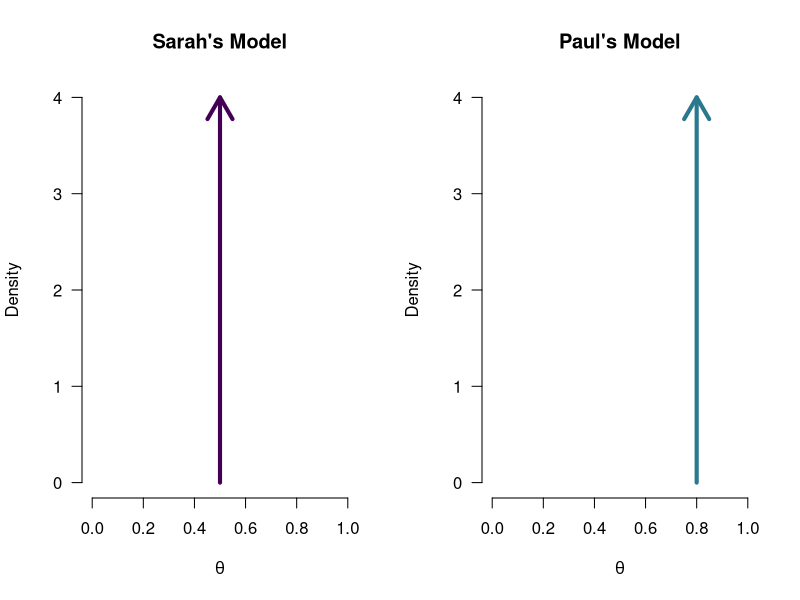
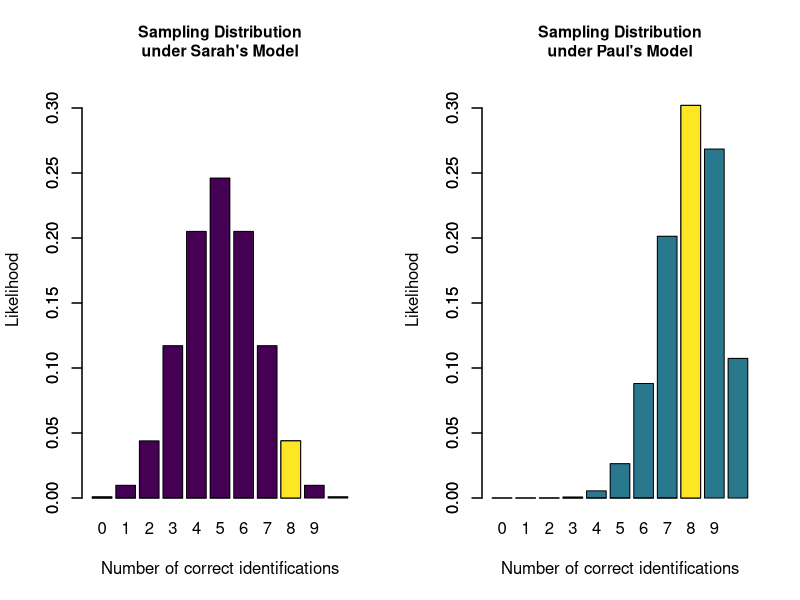
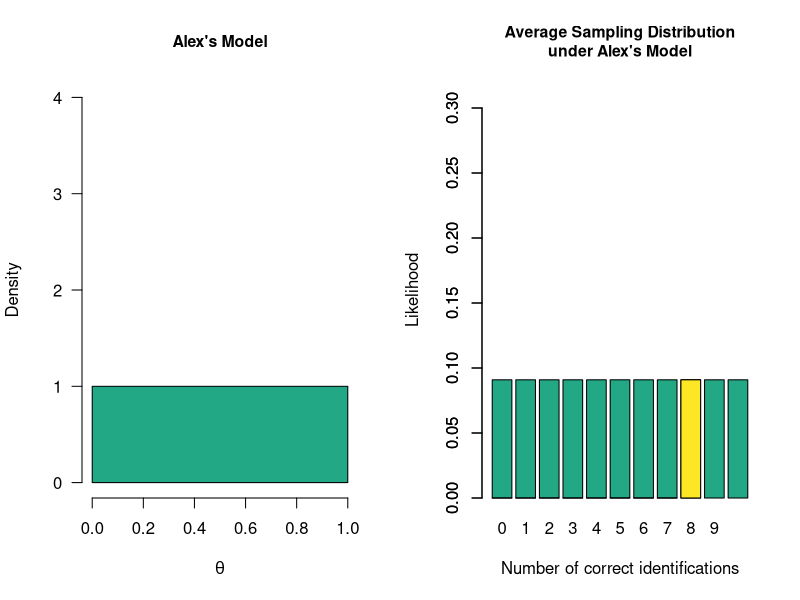
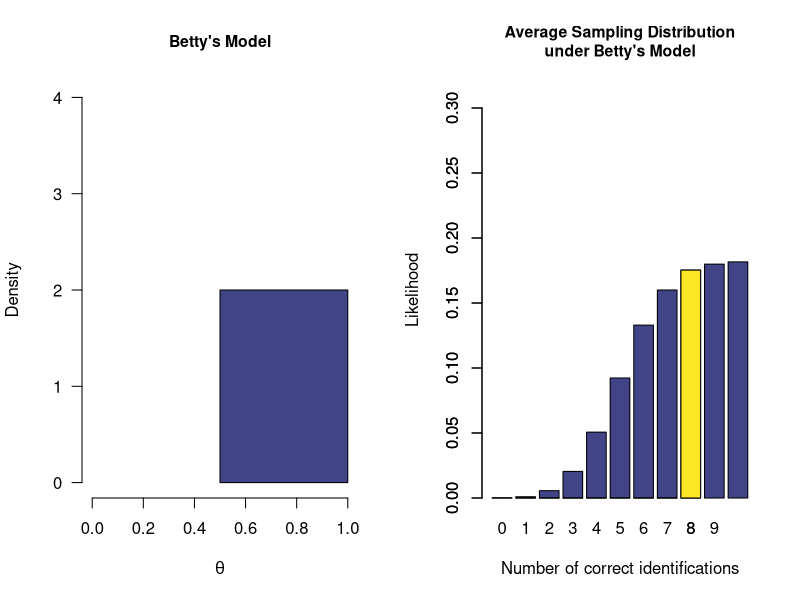
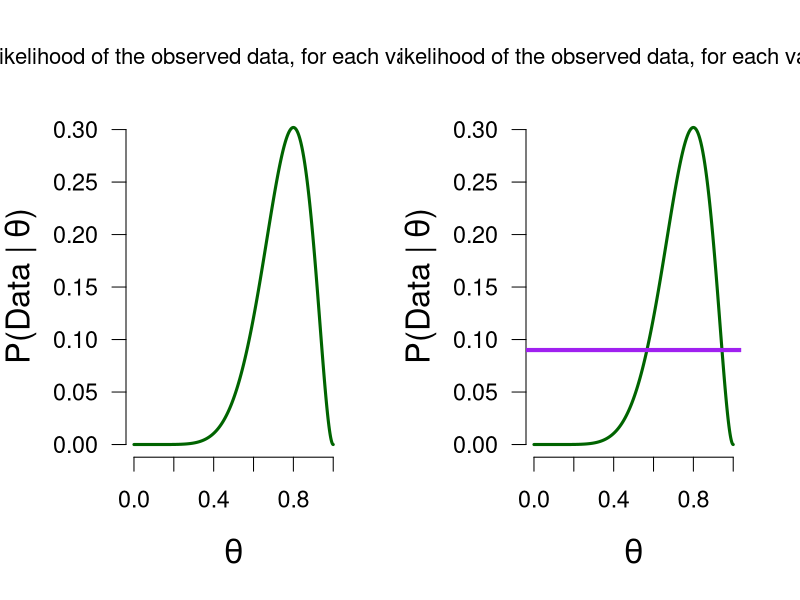
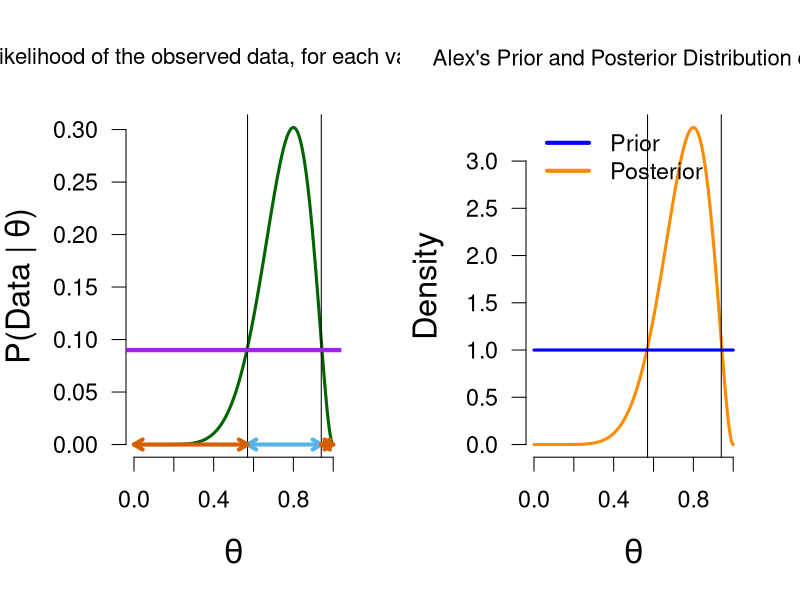

Reproduce these figures in R, in order.
## ---- chunk 1
tBetFun <- function(x, shape1 = 1, shape2 = 1, side = "pos") {
  ds <- dbeta(x, shape1, shape2)
  if (side == "pos") {
    ds[x<0.5] <- 0
    ds <- ds / integrate(function(x) dbeta(x, shape1, shape2), lower = 0.5, upper = 1)[[1]]
  } else if (side == "neg") {
    ds[x>0.5] <- 0
    ds <- ds / integrate(function(x) dbeta(x, shape1, shape2), lower = 0, upper = 0.5)[[1]]
  }
  return(ds)
}
par(mfrow = c(1, 2))
cols <- viridis::viridis(6)
plot(1, 1, type ="n", xlim = c(0,1), ylim = c(0,4), bty = "n", main = "Sarah's Model",
     las = 1, xlab = expression(theta), ylab = "Density")
arrows(x0 = 0.5, x1 = 0.5, y0 = 0, y1 = 4.0, lwd = 4, col = cols[1])

plot(1, 1, type ="n", xlim = c(0,1), ylim = c(0,4), bty = "n", main = "Paul's Model", 
     las = 1, xlab = expression(theta), ylab = "Density")
arrows(x0 = 0.8, x1 = 0.8, y0 = 0, y1 = 4.0, lwd = 4, col = cols[3])
## ---- chunk 2
par(mfrow = c(1, 2), cex.main = 0.95)
cols <- viridis::viridis(6)
barplot(dbinom(0:10, 10, 0.5), names.arg = 0:10, xlab = "Number of correct identifications", ylab = "Likelihood",
        main = "Sampling Distribution\nunder Sarah's Model", col = cols[1], ylim = c(0,0.32))
barplot(c(rep(0, 8), dbinom(8, 10, 0.5)), add = TRUE, col = cols[6])

barplot(dbinom(0:10, 10, 0.8), names.arg = 0:10, xlab = "Number of correct identifications", ylab = "Likelihood",
        main = "Sampling Distribution\nunder Paul's Model", col = cols[3], ylim = c(0,0.32))
barplot(c(rep(0, 8), dbinom(8, 10, 0.8)), add = TRUE, col = cols[6])
## ---- chunk 3
par(mfrow = c(1, 2), cex.main = 0.95)
cols <- viridis::viridis(6)
plot(1, 1, type ="n", xlim = c(0,1), ylim = c(0,4), bty = "n", main = "Alex's Model",
     las = 1, xlab = expression(theta), ylab = "Density")
# curve(tBetFun(x, 1, 1), add = TRUE, col = cols[4], lwd = 4)
mySeq <- seq(0, 1, length.out = 1e3)
polygon(x =  c(mySeq, rev(mySeq)), y = c(rep(0, 1e3), tBetFun(mySeq, 1, 1, side = "neutral")), col = cols[4]) 

barplot(rep(1/11, 11), names.arg = 0:10, xlab = "Number of correct identifications", ylab = "Likelihood",
        main = "Average Sampling Distribution\nunder Alex's Model", col = cols[4], ylim = c(0,0.32))
barplot(c(rep(0, 8), 1/11), add = TRUE, col = cols[6])
## ---- chunk 4
par(mfrow = c(1, 2), cex.main = 0.95)
cols <- viridis::viridis(6)
plot(1, 1, type ="n", xlim = c(0,1), ylim = c(0,4), bty = "n", main = "Betty's Model",
     las = 1, xlab = expression(theta), ylab = "Density")
# curve(tBetFun(x, 1, 1), add = TRUE, col = cols[4], lwd = 4)
mySeq <- seq(0.5, 1, length.out = 1e3)
polygon(x =  c(mySeq, rev(mySeq)), y = c(rep(0, 1e3), tBetFun(mySeq, 1, 1)), col = cols[2]) 
set.seed(123) # Monte Carlo: without a seed the bars shift on every render
sampsU <- c(0:5, rbinom(1e5, 10, runif(1e5, 0.5, 1)))
barplot(table(sampsU)/1e5, names.arg = 0:10, xlab = "Number of correct identifications", ylab = "Likelihood",
        main = "Average Sampling Distribution\nunder Betty's Model", col = cols[2], ylim = c(0,0.32))
barplot(c(rep(0, 8), (table(sampsU)/1e5)[9]), add = TRUE, col = cols[6])
theta <- seq(0,1,length.out = 1e3)
## ---- chunk 5
k = 8
n = 10
## ---- chunk 6
par(cex = 1.4, cex.lab = 1.4, mar = c(5.1, 4.5, 4.1, 2.1), cex.main = 0.95)
ss <- seq(0, 1, length.out = 1e4)
dd <- dbinom(x = 8, size = 10, ss)
plot(ss, dd, type = "l", bty = "n", las = 1, ylab = bquote("P(Data |" ~ theta * ")"), xlab = bquote(theta),
     main = bquote("Likelihood of the observed data, for each value of" ~theta),
     lwd = 3, col = "darkgreen")
## ---- chunk 7
par(cex = 1.4, cex.lab = 1.4, mar = c(5.1, 4.5, 4.1, 2.1), cex.main = 0.95)
pCol <- palette.colors(NULL, "Okabe-Ito")
margLik <- round(1/11, 2)
bords <- round(ss[round(dd, 3) == margLik], 2)
ll <- unique(bords)[1]
uu <- unique(bords)[length(unique(bords))]
plot(ss, dd, type = "l", bty = "n", las = 1, ylab = bquote("P(Data |" ~ theta * ")"), xlab = bquote(theta),
     main = bquote("Likelihood of the observed data, for each value of" ~theta),
     lwd = 3, col = "darkgreen")
abline(h = margLik, lwd = 4, col = "purple")
## ---- chunk 8
par(cex = 1.4, cex.lab = 1.4, mar = c(5.1, 4.5, 4.1, 2.1), cex.main = 0.95)
pCol <- palette.colors(NULL, "Okabe-Ito")
margLik <- round(1/11, 2)
bords <- round(ss[round(dd, 3) == margLik], 2)
ll <- unique(bords)[1]
uu <- unique(bords)[length(unique(bords))]
plot(ss, dd, type = "l", bty = "n", las = 1, ylab = bquote("P(Data |" ~ theta * ")"), xlab = bquote(theta),
     main = bquote("Likelihood of the observed data, for each value of" ~theta),
     lwd = 3, col = "darkgreen")
ll <- unique(bords)[1]
uu <- unique(bords)[length(unique(bords))]
abline(v = uu)
abline(v = ll)
arrows(ll, 0, uu, 0,  lwd = 4, length = 0.1, code = 3, col = pCol[3])
abline(h = margLik, lwd = 4, col = "purple")

ll <- 0
uu <- unique(bords)[1]
arrows(ll, 0, uu, 0,  lwd = 4, length = 0.1, code = 3, col = pCol[7])
ll <- unique(bords)[length(unique(bords))]
uu <- 1

sq <- seq(ll, uu, length.out = 1e3) #+0.001
arrows(ll, 0, uu, 0,  lwd = 4, length = 0.1, code = 3, col =  pCol[7])
abline(h = margLik, lwd = 4, col = "purple")
## ---- chunk 9
prior <- dbeta(ss, 1, 1)
posterior <- prior * dd / margLik
par(cex = 1.4, cex.lab = 1.4, mar = c(5.1, 4.5, 4.1, 2.1))
plot(ss, posterior, type = "l", bty = "n", las = 1, ylab = "Density", xlab = bquote(theta),
     main = bquote("Alex's Prior and Posterior Distribution of" ~theta),
     lwd = 3, col = "darkorange")
ll <- unique(bords)[1]
uu <- unique(bords)[length(unique(bords))]
abline(v = uu)
abline(v = ll)
curve(dbeta(x, 1, 1), from = 0, to = 1, lwd = 3, col ="blue", add = TRUE)
legend("topleft", legend = c("Prior", "Posterior"), col = c("blue", "darkorange"), lty = 1, lwd = 4, bty = "n")
